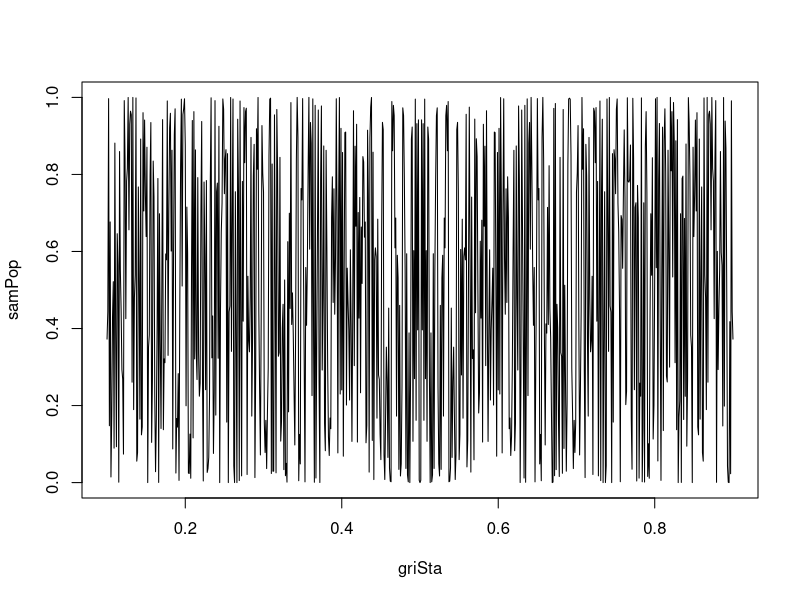

Write the R code that produced this figure. (Note: this script raises an error after producing the figure.)
## ---- chunk 1
set.seed(2026)
sample(c("Heads", "Tails"), size = 10, replace = TRUE, prob = c(0.5, 0.5))
## ---- chunk 2
# Function Describing Population Growth
populationGrowth <- function(x = 1, r = 1, t = 1){
  for(i in 1:t){
    x <- r * x * (1 - x)
  }
  return(x)
}
# Samples obtained at different initial states for 10 periods
griSta <- seq(0.1,0.9, by = 0.001)
samPop <- populationGrowth(x = griSta, r = 4, t = 100)
# Print Table
names(samPop) <- griSta
print(round(samPop, 2))
#
plot(x = griSta, y = samPop, type = 'l')
## ---- chunk 3
p         <- 0.4
n         <- 1000
samCoi    <- sample(c("Heads", "Tails"), size = n, replace = TRUE, prob = c(p, 1 - p))
relFreHea <- sum(samCoi == "Heads") / n
print(relFreHea)
## ---- chunk 4
mean(sample(1:6, size = 10000, replace = TRUE) == 6)
## ---- chunk 5
dieRol <- sample(1:6, 10000, TRUE) 
pro12  <- mean(dieRol %in% c(1, 2))
pro1   <- mean(dieRol == 1)
pro2   <- mean(dieRol == 2)
print(paste0("Probability of 1: ", pro1))
print(paste0("Probability of 2: ", pro2))
print(paste0("Probability of 1 and 2: ", pro12))
## ---- chunk 6
pA <- mean(sample(1:6, 10000, TRUE) == 1)
print(paste0("Probability of rolling a 1 : ", pA))
print(paste0("Probability of not rolling a 1 : ", 1 - pA))
## ---- chunk 7
dieRol <- sample(1:6, 10000, TRUE)
proCon <- mean(dieRol == 4 & dieRol > 3) / mean(dieRol > 3)
print(paste0("Conditional probability of rolling a 4 given that a number greater than 3 is rolled: ", proCon))
## ---- chunk 8
proMar <- mean(die == 4)
print(paste0("Conditional probability of rolling a 4 given that a number greater than 3 is rolled: ", proCon))
print(paste0("Marginal probability of rolling a 4: ", proMar))
## ---- chunk 9
# Bayes example via simulation
proInf <- 0.01
## Sample disease status
disease <- sample(c(TRUE, FALSE), 100000, TRUE, prob = c(proInf, 1 - proInf))
## Sample test results given disease status
sen <- 0.95
spe <- 0.05
test <- ifelse(disease,
               sample(c(TRUE,FALSE), 100000, TRUE,prob=c(sen,    1 - sen)),
               sample(c(TRUE,FALSE), 100000, TRUE,prob=c(1- spe, spe)))

mean(disease[test])
## ---- chunk 10
set.seed(1)
d1 <- sample(1:6, 100000, TRUE)
d2 <- sample(1:6, 100000, TRUE)

mean(d1 == 6 & d2 == 1)
mean(d1 == 6) * mean(d2 == 1)
## ---- chunk 11
suits  <- rep(c("H","S","D","C"), each = 13)
ranks  <- rep(1:13, 4)
deck   <- data.frame(suits, ranks)

sampA  <- deck[sample(1:52, 100000, TRUE), ]
sampB  <- deck[sample(1:52, 100000, TRUE), ]

mean(sampA$suits == "H" & sampB$ranks == 13)
mean(sampA$suits == "H") * mean(sampB$ranks == 13)
## ---- chunk 12
set.seed(2)
count <- 0
rep   <- 20000
for(i in 1:rep){
  sel1  <- sample(x = 1:52, size = 1)
  sel2  <- sample(x = (1:52)[-sel1], size = 1)
  A     <- deck$ranks[sel1] == 1
  B     <- deck$ranks[sel2] == 1
  count <- count + (A & B)
}
count/rep
(4/52) * (4/52)   # independence NOT satisfied
## ---- chunk 13
d1 <- sample(1:6, 20, TRUE)
d2 <- sample(1:6, 20, TRUE)
X  <- d1 + d2
X
## ---- chunk 14
sims <- replicate(30000, sum(sample(c(0,1),3,TRUE)))
table(sims)/length(sims)
## ---- chunk 15
X <- rowSums(cbind(sample(1:6,20000,TRUE), sample(1:6,20000,TRUE)))
prop.table(table(X))
## ---- chunk 16
mean(rpois(10000, lambda = 3))
## ---- chunk 17
mean(rbinom(1e5,20,0.3))
## ---- chunk 18
rbinom(10,20,0.5)
## ---- chunk 19
k <- 0:20
plot(k, dbinom(k,20,0.3), type="h", lwd=4)
## ---- chunk 20
table(rpois(10000,3))/10000
## ---- chunk 21
set.seed(2026)
x <- runif(n = 100000, min = 0, max = 100)
# Zero Probability for a Point
pro50 <- mean(x == 50)  # always 0
# Non-zero probability for an Interval
proInt <- mean(49 < x & x < 51)
print(paste0("Probability getting exactly 50: ", round(pro50 * 100, 2), "%"))
print(paste0("Probability getting around  50: ", round(proInt * 100, 2), "%"))
## ---- chunk 22
curve(dnorm(x), -4,4)
curve(pnorm(x), -4,4)
## ---- chunk 23
curve(dnorm(x), -4, 4, lwd=2,
      main="Probability as Area Under the Curve",
      ylab="Density")
a <- -1
b <- 1
x <- seq(a, b, length=200)
y <- dnorm(x)
polygon(c(a, x, b), c(0, y, 0), col="lightblue")
abline(v=c(a,b), col="red", lty=2)
## ---- chunk 24
pnorm(1) - pnorm(-1)
## ---- chunk 25
curve(dunif(x, 0, 0.2), from=-0.1, to=0.3, lwd=2,
      main="Uniform Density on a Small Interval")
## ---- chunk 26
set.seed(1)
x <- rnorm(5000)

hist(x, probability=TRUE, breaks=40,
     main="Histogram and Density",
     col="lightgray", border="white")

curve(dnorm(x), add=TRUE, lwd=2, col="blue")
## ---- chunk 27
# Density at a point
dnorm(0)

# Probability up to a point
pnorm(1.5)

# Probability between two values
pnorm(2) - pnorm(-1)

# Random sample
rnorm(5)
## ---- chunk 28
table(sample(1:10,10000,TRUE))/10000
## ---- chunk 29
x <- runif(10000,0,10)
hist(x, probability=TRUE, breaks=30)
curve(dunif(x,0,10), add=TRUE, col="red", lwd=2)
## ---- chunk 30
samSiz <- 10000
x      <- sample(seq(0,10,length=samSiz), samSiz, TRUE)
hist(x, probability=TRUE, breaks=30)
## ---- chunk 31
set.seed(2026)
s <- replicate(10000, sum(runif(10, -1, 1)))

hist(s, probability=TRUE, breaks=40,
     main="Sum of Uniform Variables",
     col="lightgray", border="white")

curve(dnorm(x, mean(s), sd(s)),
      add=TRUE, col="red", lwd=2)
## ---- chunk 32
curve(dnorm(x,0,1), -4,4, lwd=2,
      main="Standard Normal Density",
      ylab="Density")
## ---- chunk 33
curve(dnorm(x,0,1), -6,6, lwd=2, col="black",
      main="Effect of Mean and SD")
curve(dnorm(x,2,1), add=TRUE, col="blue", lwd=2)
curve(dnorm(x,0,2), add=TRUE, col="red", lwd=2)
legend("topright",
       legend=c("N(0,1)", "N(2,1)", "N(0,2)"),
       col=c("black","blue","red"),
       lwd=2)
## ---- chunk 34
# Example: X ~ N(10, 4^2)
pnorm(12, mean=10, sd=4) - pnorm(8, mean=10, sd=4)

# Using standardization
pnorm((12-10)/4) - pnorm((8-10)/4)
## ---- chunk 35
pnorm(1) - pnorm(-1)
pnorm(2) - pnorm(-2)
pnorm(3) - pnorm(-3)
## ---- chunk 36
curve(dnorm(x), -4,4, lwd=2,
      main="68-95-99.7 Rule")

x <- seq(-1,1,length=200)
polygon(c(-1,x,1), c(0,dnorm(x),0), col="lightblue")

x2 <- seq(-2,2,length=200)
polygon(c(-2,x2,2), c(0,dnorm(x2),0), col=rgb(1,0,0,0.2))
## ---- chunk 37
# Probability between 0.5 and 1.5
pnorm(1.5) - pnorm(0.5)

# Upper tail probability
1 - pnorm(2)

# Lower tail probability
pnorm(-1)
## ---- chunk 38
# Example 1
pnorm(1)

# Example 2
1 - pnorm(2)

# Example 3
pnorm(0.5) - pnorm(-1)
## ---- chunk 39
set.seed(2026)
x <- rnorm(1000)

hist(x, probability=TRUE, breaks=30,
     main="Histogram Approximating a Density",
     col="lightgray", border="white")

curve(dnorm(x, mean(x), sd(x)),
      add=TRUE, col="red", lwd=2)
## ---- chunk 40
set.seed(2026)

z <- rnorm(10000)
x <- z^2

hist(x, probability=TRUE, breaks=40,
     main="Chi-Squared Distribution (df = 1)",
     col="lightgray", border="white")

curve(dchisq(x, df=1),
      add=TRUE, col="red", lwd=2)
## ---- chunk 41
set.seed(2026)

k <- 5
z <- matrix(rnorm(10000 * k), ncol=k)
x <- rowSums(z^2)

hist(x, probability=TRUE, breaks=40,
     main=paste("Chi-Squared Distribution (df =", k, ")"),
     col="lightgray", border="white")

curve(dchisq(x, df=k),
      add=TRUE, col="red", lwd=2)
## ---- chunk 42
curve(dchisq(x,1), 0, 12, lwd=2,
      main="Effect of Degrees of Freedom",
      ylab="Density")

curve(dchisq(x,5), 0, 12, col="red", lwd=2, add=TRUE)
curve(dchisq(x,10), 0, 12, col="blue", lwd=2, add=TRUE)

legend("topright",
       legend=c("df = 1", "df = 5", "df = 10"),
       col=c("black","red","blue"),
       lwd=2)
## ---- chunk 43
# Simulate chi-squared values
rchisq(10, df=3)

# Probability X ≤ 4
pchisq(4, df=3)

# Upper tail probability
1 - pchisq(6, df=3)
## ---- chunk 44
curve(dnorm(x), -4,4, lwd=2,
      main="Normal vs t Distributions",
      ylab="Density")

curve(dt(x,1),  -4,4, col="red",   lwd=2, add=TRUE)
curve(dt(x,5),  -4,4, col="blue",  lwd=2, add=TRUE)
curve(dt(x,20), -4,4, col="green", lwd=2, add=TRUE)

legend("topright",
       legend=c("Normal","t df=1","t df=5","t df=20"),
       col=c("black","red","blue","green"),
       lwd=2)
## ---- chunk 45
set.seed(2026)

z <- rnorm(10000)
u <- rchisq(10000, df=5)
t <- z / sqrt(u/5)

hist(t, probability=TRUE, breaks=40,
     main="t Distribution (df = 5)",
     col="lightgray", border="white")

curve(dt(x, df=5),
      add=TRUE, col="red", lwd=2)
## ---- chunk 46
# simulate
rt(10, df=5)

# probability T ≤ 1.5
pt(1.5, df=5)

# upper tail probability
1 - pt(2, df=5)
## ---- chunk 47
set.seed(2026)

u1 <- rchisq(10000, df=5)
u2 <- rchisq(10000, df=10)

f  <- (u1/5)/(u2/10)

hist(f, probability=TRUE, breaks=40,
     main="F Distribution (df1 = 5, df2 = 10)",
     col="lightgray", border="white")

curve(df(x,5,10),
      add=TRUE, col="red", lwd=2)
## ---- chunk 48
curve(df(x,1,5), 0,5, lwd=2,
      main="Effect of Degrees of Freedom",
      ylab="Density")

curve(df(x,5,5), 0,5, col="red", lwd=2, add=TRUE)
curve(df(x,10,10), 0,5, col="blue", lwd=2, add=TRUE)

legend("topright",
       legend=c("F(1,5)","F(5,5)","F(10,10)"),
       col=c("black","red","blue"),
       lwd=2)
## ---- chunk 49
# simulate values
rf(10, 5, 10)

# probability F ≤ 2
pf(2, 5, 10)

# upper tail probability
1 - pf(3, 5, 10)
## ---- chunk 50
set.seed(1)
n <- 5
p <- 0.3
x <- rbinom(n = 10000, size = n, prob = p)

# Mean Computed Directly
print(paste0("The exact mean is: ", n * p))
print(paste0("The approximate mean is: ", mean(x)))

# Computing the Mean using the formula
pmf <- dbinom(x = 0:n, size = n, prob = p)
exaMeaBin <- sum(pmf * (0:n))
print(paste0("The exact mean is: ", exaMeaBin))

# Approximate Mean using empirical probabilities
proTab <- prop.table(table(x))
appMea <- sum(proTab * (0:n))
print(paste0("The approximate mean is: ", appMea))
## ---- chunk 51
set.seed(1)
mea1 <- 2
mea2 <- 5
x <- rnorm(10000, mean = mea1, sd = 1)
y <- rnorm(10000, mean = mea2, sd = 2)
z <- 3 * x + 2 * y

# Using the simulation
appMea    <- mean(z)
appMeaLin <- 3*mean(x) + 2*mean(y)
exaMeaLin <- 3 * mea1 + 2 * mea2

print(paste0("The approximate mean is: ", appMea))
print(paste0("The approximate mean using linearity is: ", appMeaLin))
print(paste0("The exact mean using linearity is: ", exaMeaLin))
## ---- chunk 52
set.seed(1)
var <- 4
x   <- rnorm(10000, mean = 0, sd = sqrt(var))
# Compute the Mean
meaX <- mean(x)
# Compute the Mean of the Square
meaX2 <- mean(x^2)
# Variance directly
dirVar <- var(x)
# Variance alternative representation
altVar <- meaX2 - meaX^2
# Prints results
print(paste0("Direct approximate variance: ", dirVar))
print(paste0("Alternative approximate variance: ", altVar))
## ---- chunk 53
c <- 5
x <- rnorm(10000)
y <- x + c
print(paste0("Approximate varaince X: ", var(x)))
print(paste0("Approximate varaince Y: ", var(y)))
# Visualization
curve(dnorm(x, mean = 0, sd = 1),
      from = -5,
      to   = 5 + c,
      lwd  = 2,
      col  = rgb(1,0,0),
      ylab = "pdf")
par(new=TRUE)
curve(dnorm(x, mean = 0 + c, sd = 1),
      from = -5,
      to   = 5 + c,
      lwd  = 2,
      col  = rgb(0,0,1),
      ylab = "")
## ---- chunk 54
a    <- 2
varX <- 1
x    <- rnorm(10000, mean = 0, sd = sqrt(varX))
y    <- a * x
varY <- a^2 * varX
print(paste0("Exact varaince X: ", varX))
print(paste0("Approximate varaince X: ", var(x)))
print(paste0("Exact varaince Y: ", varY))
print(paste0("Approximate varaince Y: ", var(y)))
# Visualization
xmin <- -3 * max(a, 1) ^ 2
xmax <- 3 * max(a, 1) ^ 2 
yval <- dnorm(x = seq(xmin, xmax, length = 101), mean = 0, sd = sqrt(varX))
ymin <- min(yval)
ymax <- max(yval)
curve(dnorm(x, mean = 0, sd = sqrt(varX)),
      from = xmin,
      to   = xmax,
      ylim = c(ymin, ymax),
      lwd  = 2,
      col  = rgb(1,0,0),
      ylab = "pdf")
par(new=TRUE)
curve(dnorm(x, mean = 0, sd = a * sqrt(varX)),
      from = xmin,
      to   = xmax,
      ylim = c(ymin, ymax),
      lwd  = 2,
      col  = rgb(0,0,1),
      ylab = "")
## ---- chunk 55
set.seed(1)
x <- rnorm(10000, mean = 0, sd = 1)
y <- rnorm(10000, mean = 0, sd = 2)
z <- x + y
print(paste0("Approx var(X): ", var(x)))
print(paste0("Approx var(Y): ", var(y)))
print(paste0("Approx var(X)+var(Y): ", var(x)+var(y)))
print(paste0("Approx var(X+Y): ", var(z)))
## ---- chunk 56
set.seed(1)
x <- rnorm(10000, mean = 0, sd = 1)
y <- x + rnorm(10000, mean = 0, sd = 1)
z <- x + y
print(paste0("Approx var(X): ", var(x)))
print(paste0("Approx var(Y): ", var(y)))
print(paste0("Approx var(X)+var(Y): ", var(x)+var(y)+2*cov(x,y)))
print(paste0("Approx var(X+Y): ", var(z)))
## ---- chunk 57
set.seed(123)

n <- 100000

Y <- rbinom(n, 1, 0.4)

X <- ifelse(Y == 0,
            rnorm(n, mean = 5, sd = 1),
            rnorm(n, mean = 10, sd = 1))

# Empirical conditional expectations
mean(X[Y == 0])
mean(X[Y == 1])
## ---- chunk 58
set.seed(123)

n <- 100000

# Generate Y
Y <- rbinom(n, 1, 0.4)

# Generate X conditional on Y
X <- ifelse(Y == 0,
            rnorm(n, mean = 5, sd = 1),
            rnorm(n, mean = 10, sd = 1))

# Empirical mean of X
mean(X)

# Conditional means
mean(X[Y == 0])
mean(X[Y == 1])

# Weighted average of conditional means
mean(X[Y == 0]) * mean(Y == 0) +
  mean(X[Y == 1]) * mean(Y == 1)
